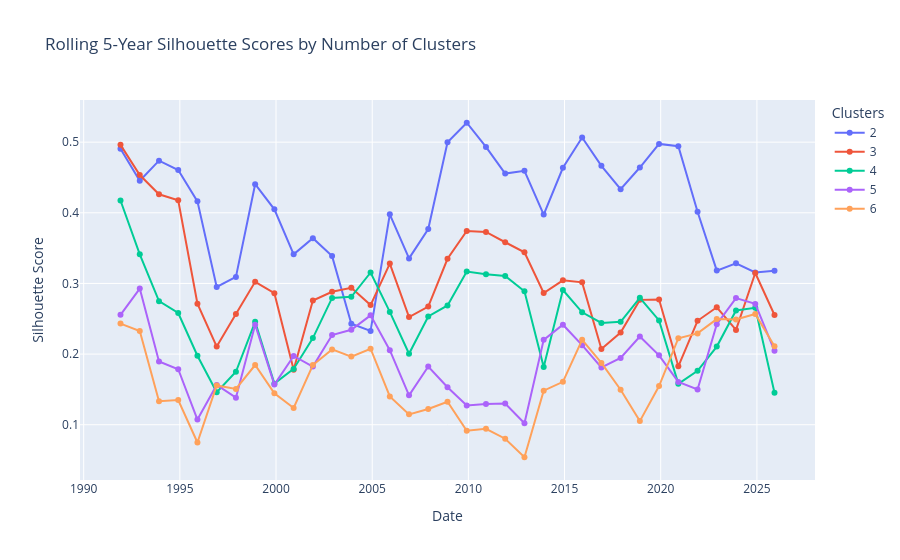

The notebook cell this image was saved under:
### Markdown cell above
Yes. The relationship and group composition of the industry portfolios change through time, although a two-cluster structure remains the most persistent overall pattern.

This conclusion is supported by two rolling analyses:

- **Rolling cluster structure:** Using a five-year rolling window and re-estimating the clustering annually, the two-cluster solution has the highest silhouette score in most periods. However, the silhouette score varies substantially over time, and three- or four-cluster solutions become competitive in some periods. This indicates that the strength and structure of industry relationships are not constant.

- **Rolling group composition:** Even when the analysis is restricted to two clusters, individual industries move between groups over time. Some industries remain relatively stable, while others switch clusters during particular periods, indicating that the composition of the two broad groups also evolves.

Overall, the results suggest that **two clusters provide a useful long-run representation, but neither the strength of the clustering nor the membership of the groups is static through time.**

**Note:**

Cluster labels are arbitrary across rolling windows. To make membership comparable through time, cluster labels are aligned using **'Utils'**
as an anchor: the cluster containing Utils is consistently labeled as Cluster 2, and the other cluster as Cluster 1. This prevents numerical label switching from being mistaken for a genuine change in group composition.

### Code cell
RollingSilhouette = []
RollingCluster = []

RollingN = 60
StepN = 12

for ix in range(RollingN, len(Cluster) + 1, StepN):

    Tmp = Cluster.iloc[ix - RollingN : ix]

    # Correlation-based distance
    Corr_tmp = Tmp[Industry].corr()
    Distance_tmp = 1 - Corr_tmp

    Distance_condensed = squareform(Distance_tmp, checks = False)

    # Hierarchical clustering
    Z_tmp = linkage(Distance_condensed, method = "average")

    # Compare number of clusters
    for ii in range(2, 7):

        Labels = fcluster(Z_tmp, t = ii, criterion = "maxclust")

        Score = silhouette_score(Distance_tmp, Labels, metric = "precomputed")

        RollingSilhouette.append({
            "Date": Cluster["Date"].iloc[ix - 1],
            "Clusters": ii, 
            "Silhouette Score": Score})

    # Keep two-cluster composition for comparison through time
    Labels2 = fcluster(Z_tmp, t = 2, criterion = "maxclust")

    for industry, label in zip(Industry, Labels2):

        RollingCluster.append({
            "Date": Cluster["Date"].iloc[ix - 1],
            "Industry": industry, 
            "Cluster": label})


RollingSilhouette = pd.DataFrame(RollingSilhouette)
RollingCluster = pd.DataFrame(RollingCluster)

RollingSilhouette["Date"] = pd.to_datetime(RollingSilhouette["Date"].astype(str), format = "%Y%m")

fig = px.line(RollingSilhouette, x = "Date", y = "Silhouette Score", color = "Clusters", markers = True, 
              title = "Rolling 5-Year Silhouette Scores by Number of Clusters")

fig.update_layout(xaxis_title = "Date", yaxis_title = "Silhouette Score")
fig.show()
